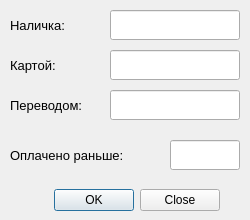
<?xml version="1.0" encoding="UTF-8"?>
<ui version="4.0">
 <class>Dialog</class>
 <widget class="QDialog" name="Dialog">
  <property name="geometry">
   <rect>
    <x>0</x>
    <y>0</y>
    <width>250</width>
    <height>220</height>
   </rect>
  </property>
  <property name="windowTitle">
   <string>Dialog</string>
  </property>
  <widget class="QDialogButtonBox" name="btnBox">
   <property name="geometry">
    <rect>
     <x>20</x>
     <y>180</y>
     <width>200</width>
     <height>40</height>
    </rect>
   </property>
   <property name="layoutDirection">
    <enum>Qt::LeftToRight</enum>
   </property>
   <property name="orientation">
    <enum>Qt::Horizontal</enum>
   </property>
   <property name="standardButtons">
    <set>QDialogButtonBox::Close|QDialogButtonBox::Ok</set>
   </property>
  </widget>
  <widget class="QLabel" name="label">
   <property name="geometry">
    <rect>
     <x>10</x>
     <y>10</y>
     <width>75</width>
     <height>30</height>
    </rect>
   </property>
   <property name="font">
    <font>
     <pointsize>10</pointsize>
    </font>
   </property>
   <property name="layoutDirection">
    <enum>Qt::LeftToRight</enum>
   </property>
   <property name="text">
    <string>Наличка:</string>
   </property>
  </widget>
  <widget class="QLineEdit" name="nallmoney">
   <property name="geometry">
    <rect>
     <x>110</x>
     <y>10</y>
     <width>130</width>
     <height>30</height>
    </rect>
   </property>
  </widget>
  <widget class="QLabel" name="label_2">
   <property name="geometry">
    <rect>
     <x>10</x>
     <y>90</y>
     <width>100</width>
     <height>30</height>
    </rect>
   </property>
   <property name="font">
    <font>
     <pointsize>10</pointsize>
    </font>
   </property>
   <property name="layoutDirection">
    <enum>Qt::LeftToRight</enum>
   </property>
   <property name="text">
    <string>Переводом:</string>
   </property>
  </widget>
  <widget class="QLineEdit" name="phonemoney">
   <property name="geometry">
    <rect>
     <x>110</x>
     <y>90</y>
     <width>130</width>
     <height>30</height>
    </rect>
   </property>
  </widget>
  <widget class="QLabel" name="label_3">
   <property name="geometry">
    <rect>
     <x>10</x>
     <y>50</y>
     <width>75</width>
     <height>30</height>
    </rect>
   </property>
   <property name="font">
    <font>
     <pointsize>10</pointsize>
    </font>
   </property>
   <property name="layoutDirection">
    <enum>Qt::LeftToRight</enum>
   </property>
   <property name="text">
    <string>Картой:</string>
   </property>
  </widget>
  <widget class="QLineEdit" name="cartmoney">
   <property name="geometry">
    <rect>
     <x>110</x>
     <y>50</y>
     <width>130</width>
     <height>30</height>
    </rect>
   </property>
  </widget>
  <widget class="QLabel" name="label_4">
   <property name="geometry">
    <rect>
     <x>10</x>
     <y>140</y>
     <width>150</width>
     <height>30</height>
    </rect>
   </property>
   <property name="font">
    <font>
     <pointsize>10</pointsize>
    </font>
   </property>
   <property name="text">
    <string>Оплачено раньше:</string>
   </property>
  </widget>
  <widget class="QLineEdit" name="predoplata">
   <property name="geometry">
    <rect>
     <x>170</x>
     <y>140</y>
     <width>70</width>
     <height>30</height>
    </rect>
   </property>
  </widget>
 </widget>
 <resources/>
 <connections>
  <connection>
   <sender>btnBox</sender>
   <signal>accepted()</signal>
   <receiver>Dialog</receiver>
   <slot>accept()</slot>
   <hints>
    <hint type="sourcelabel">
     <x>248</x>
     <y>254</y>
    </hint>
    <hint type="destinationlabel">
     <x>157</x>
     <y>274</y>
    </hint>
   </hints>
  </connection>
  <connection>
   <sender>btnBox</sender>
   <signal>rejected()</signal>
   <receiver>Dialog</receiver>
   <slot>reject()</slot>
   <hints>
    <hint type="sourcelabel">
     <x>316</x>
     <y>260</y>
    </hint>
    <hint type="destinationlabel">
     <x>286</x>
     <y>274</y>
    </hint>
   </hints>
  </connection>
 </connections>
</ui>
